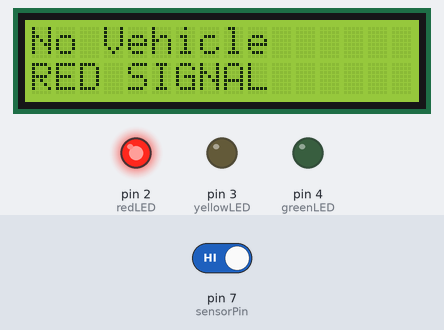
A sketch run on a simulated Arduino Uno, built with avr-gcc and run on an emulated ATmega328P. On the bench: 16×2 character LCD, output pins drawn as LEDs (lit = HIGH). The inputs (shaded band) are chosen by the test bench; at power-on: pin 7 (sensorPin) HIGH.

Above: at 3.2 s.
3.3 s: pin 7 (sensorPin) driven LOW
At 3.7 s:
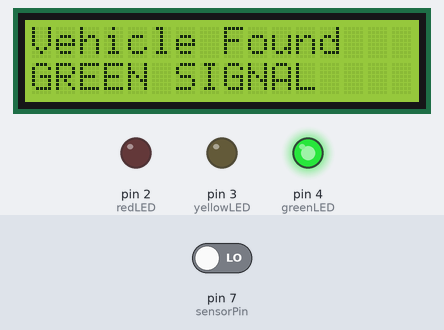
4.8 s: pin 7 (sensorPin) driven HIGH
At 6.0 s:
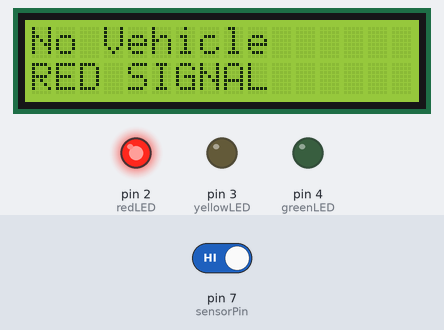
Timing chart, 0 to 7.8 s (numbered marks = the images above; inputs shaded):
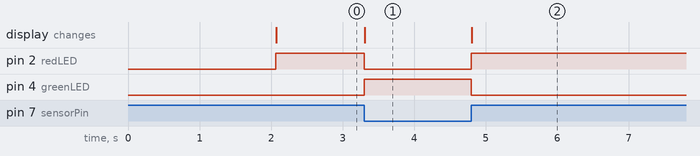

The sketch:

sensor_Traffic_control.ino
```cpp
#include <LiquidCrystal.h>

LiquidCrystal lcd(9, 8, 13, 12, 11, 10);

int greenLED = 4;
int yellowLED = 3;
int redLED = 2;
int sensorPin = 7;

void setup() {

  lcd.begin(16,2);

  pinMode(greenLED, OUTPUT);
  pinMode(yellowLED, OUTPUT);
  pinMode(redLED, OUTPUT);

  pinMode(sensorPin, INPUT_PULLUP); // IMPORTANT

  lcd.print("Smart Traffic");
  delay(2000);
  lcd.clear();
}

void loop() {

  int vehicle = digitalRead(sensorPin);

  if(vehicle == LOW) {   // button pressed

    digitalWrite(greenLED, HIGH);
    digitalWrite(yellowLED, LOW);
    digitalWrite(redLED, LOW);

    lcd.setCursor(0,0);
    lcd.print("Vehicle Found ");
    lcd.setCursor(0,1);
    lcd.print("GREEN SIGNAL  ");
  }
  else {

    digitalWrite(greenLED, LOW);
    digitalWrite(yellowLED, LOW);
    digitalWrite(redLED, HIGH);

    lcd.setCursor(0,0);
    lcd.print("No Vehicle    ");
    lcd.setCursor(0,1);
    lcd.print("RED SIGNAL    ");
  }
}
```

Measured:
- after the input at 3.3 s, pin 2 (redLED): HIGH → LOW at once; pin 4 (greenLED): LOW → HIGH at once; the display: changes at once (image 1)
- after the input at 4.8 s, pin 2 (redLED): LOW → HIGH at once; pin 4 (greenLED): HIGH → LOW at once; the display: changes at once (image 2)
